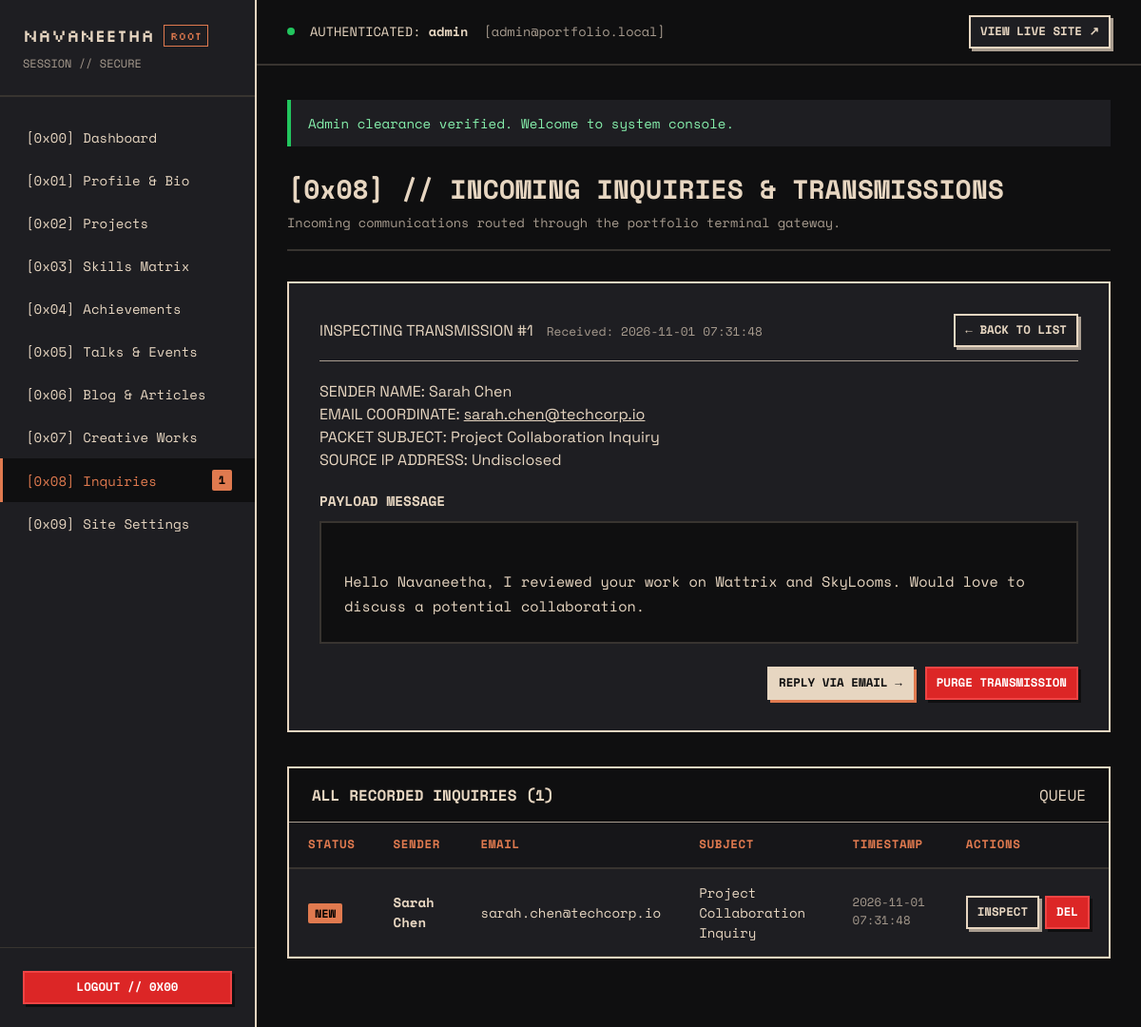
The app's page /admin/messages.php?action=view&id=1 (signed in) with its own data.
### tables this page shows
CREATE TABLE IF NOT EXISTS `contact_submissions` (
    `id` INT UNSIGNED AUTO_INCREMENT PRIMARY KEY,
    `name` VARCHAR(100) NOT NULL,
    `email` VARCHAR(150) NOT NULL,
    `subject` VARCHAR(255) NULL,
    `message` TEXT NOT NULL,
    `is_read` TINYINT(1) DEFAULT 0,
    `ip_address` VARCHAR(45) NULL,
    `created_at` TIMESTAMP DEFAULT CURRENT_TIMESTAMP,
    INDEX `idx_contact_read` (`is_read`),
    INDEX `idx_contact_created` (`created_at`)
);

### includes/db_queries.php (called while the page is built, shortened)
<?php
function get_contact_submissions_list(int $limit = 100): array {
    try {
        $db = get_db();
        $stmt = $db->prepare("SELECT * FROM contact_submissions ORDER BY created_at DESC LIMIT :lim");
        $stmt->bindValue(':lim', $limit, PDO::PARAM_INT);
        $stmt->execute();
        return $stmt->fetchAll();
    } catch (PDOException $e) {
        return [];
    }
}
function get_contact_submission_by_id(int $id): ?array {
    try {
        $db = get_db();
        $stmt = $db->prepare("SELECT * FROM contact_submissions WHERE id = :id LIMIT 1");
        $stmt->execute([':id' => $id]);
        return $stmt->fetch() ?: null;
    } catch (PDOException $e) {
        return null;
    }
}
function get_unread_contacts_count(): int {
    try {
        $db = get_db();
        return (int) $db->query("SELECT COUNT(*) FROM contact_submissions WHERE is_read = 0")->fetchColumn();
    } catch (PDOException $e) {
        return 0;
    }
}

### includes/functions.php (called while the page is built, shortened)
<?php
function e(?string $value): string {
    return htmlspecialchars($value ?? '', ENT_QUOTES | ENT_SUBSTITUTE, 'UTF-8');
}
function csrf_token(): string {
    return $_SESSION['csrf_token'];
}

### admin/messages.php (the view, shortened to what this page needs)
<?php
require_once __DIR__ . '/includes/admin_header.php';
$action = $_GET['action'] ?? 'list';
$msgId = isset($_GET['id']) ? (int) $_GET['id'] : 0;
$viewMessage = null;
if ($action === 'view' && $msgId > 0) {
    $viewMessage = get_contact_submission_by_id($msgId);
}
$allMessages = get_contact_submissions_list(150);
?>
<div class="page-header">
    <div>
        <h1 class="page-title">[0x08] // INCOMING INQUIRIES &amp; TRANSMISSIONS</h1>
        <p style="font-family: var(--font-mono); font-size: 0.85rem; color: var(--clr-stone); margin-top: 4px;">
            Incoming communications routed through the portfolio terminal gateway.
        </p>
    </div>
</div>
<?php if ($viewMessage): ?>
    <div class="form-card cut-corner" style="margin-bottom: 36px;">
        <div style="display: flex; justify-content: space-between; align-items: center; border-bottom: 1px solid var(--clr-stone); padding-bottom: 14px; margin-bottom: 20px;">
            <div>
                <span class="binary-tag accent">INSPECTING TRANSMISSION #<?= (int)$viewMessage['id'] ?></span>
                <span style="font-family: var(--font-mono); font-size: 0.8rem; color: var(--clr-stone); margin-left: 10px;">
                    Received: <?= e($viewMessage['created_at']) ?>
                </span>
            </div>
            <a href="/admin/messages.php" class="btn btn-secondary btn-sm">&larr; BACK TO LIST</a>
        </div>
        <div class="telemetry-feed" style="margin-bottom: 20px;">
            <div class="telemetry-row">
                <span class="key">SENDER NAME:</span>
                <span class="val"><?= e($viewMessage['name']) ?></span>
            </div>
            <div class="telemetry-row">
                <span class="key">EMAIL COORDINATE:</span>
                <span class="val"><a href="mailto:<?= e($viewMessage['email']) ?>" style="color: var(--clr-sand); text-decoration: underline;"><?= e($viewMessage['email']) ?></a></span>
            </div>
            <div class="telemetry-row">
                <span class="key">PACKET SUBJECT:</span>
                <span class="val"><?= e($viewMessage['subject'] ?: 'Direct Transmission') ?></span>
            </div>
            <div class="telemetry-row">
                <span class="key">SOURCE IP ADDRESS:</span>
                <span class="val"><?= e($viewMessage['ip_address'] ?? 'Undisclosed') ?></span>
            </div>
        </div>
        <h4 style="font-size: 0.9rem; color: var(--clr-sand); text-transform: uppercase; margin-bottom: 10px;">PAYLOAD MESSAGE</h4>
        <div style="background: var(--clr-coal); border: 2px solid var(--clr-stone-dark); padding: 24px; font-family: var(--font-mono); font-size: 0.95rem; line-height: 1.7; color: var(--clr-sand); white-space: pre-wrap; margin-bottom: 24px;">
<?= e($viewMessage['message']) ?>
        </div>
        <div style="display: flex; gap: 12px; justify-content: flex-end;">
            <a href="mailto:<?= e($viewMessage['email']) ?>?subject=Re: <?= urlencode($viewMessage['subject'] ?? 'Inquiry') ?>" class="btn btn-primary btn-sm">
                REPLY VIA EMAIL &rarr;
            </a>
            <a href="/admin/messages.php?action=delete&id=<?= (int)$viewMessage['id'] ?>&csrf=<?= e(csrf_token()) ?>"
               class="btn btn-danger btn-sm"
               data-confirm="Purge this transmission permanently?">
                PURGE TRANSMISSION
            </a>
        </div>
    </div>
<?php endif; ?>
<div class="table-card cut-corner">
    <div class="table-header">
        <span style="font-weight: bold; color: var(--clr-sand);">ALL RECORDED INQUIRIES (<?= count($allMessages) ?>)</span>
        <span class="binary-tag">QUEUE</span>
    </div>
    <?php if (empty($allMessages)): ?>
        <div style="padding: 40px; text-align: center; font-family: var(--font-mono); color: var(--clr-stone);">
            [0x00] // No transmissions logged. Queue is clear.
        </div>
    <?php else: ?>
        <table class="data-table">
            <thead>
                <tr>
                    <th style="width: 70px;">STATUS</th>
                    <th>SENDER</th>
                    <th>EMAIL</th>
                    <th>SUBJECT</th>
                    <th>TIMESTAMP</th>
                    <th>ACTIONS</th>
                </tr>
            </thead>
            <tbody>
                <?php foreach ($allMessages as $msg): ?>
                    <tr>
                        <td>
                            <?php if (!$msg['is_read']): ?>
                                <span class="badge-unread">NEW</span>
                            <?php else: ?>
                                <span style="color: var(--clr-stone); font-size: 0.75rem;">READ</span>
                            <?php endif; ?>
                        </td>
                        <td><strong><?= e($msg['name']) ?></strong></td>
                        <td><?= e($msg['email']) ?></td>
                        <td><?= e($msg['subject'] ?: 'Direct Inquiry') ?></td>
                        <td style="color: var(--clr-stone); font-size: 0.78rem;"><?= e($msg['created_at']) ?></td>
                        <td>
                            <div style="display: flex; gap: 6px;">
                                <a href="/admin/messages.php?action=view&id=<?= (int)$msg['id'] ?>" class="btn btn-secondary btn-sm">
                                    INSPECT
                                </a>
                                <a href="/admin/messages.php?action=delete&id=<?= (int)$msg['id'] ?>&csrf=<?= e(csrf_token()) ?>"
                                   class="btn btn-danger btn-sm"
                                   data-confirm="Delete message from <?= e($msg['name']) ?>?">
                                    DEL
                                </a>
                            </div>
                        </td>
                    </tr>
                <?php endforeach; ?>
            </tbody>
        </table>
    <?php endif; ?>
</div>
<?php require_once __DIR__ . '/includes/admin_footer.php'; ?>

### assets/css/admin.css (style rules this page uses)
:root { --clr-coal: #0F0F10; --clr-graphite: #1E1E22; --clr-sand: #E7D6C1; --clr-violet: #6E5A73; --clr-terracotta: #E07A4F; --clr-stone: #A89C8F; --clr-stone-dark: #383430; --font-mono: 'Space Mono', 'Courier New', monospace; --font-sans: 'Space Grotesk', -apple-system, BlinkMacSystemFont, sans-serif; --font-pixel: 'Silkscreen', 'Space Mono', monospace; --shadow-main: 5px 5px 0 var(--clr-terracotta); --shadow-soft: 4px 4px 0 var(--clr-coal); }
*, *::before, *::after { box-sizing: border-box; margin: 0; padding: 0; }
body { background-color: var(--clr-coal); color: var(--clr-sand); font-family: var(--font-sans); line-height: 1.5; min-height: 100vh; }
a { color: var(--clr-sand); text-decoration: none; }
.badge-unread { background: var(--clr-terracotta); color: #000; font-size: 0.75rem; font-weight: 700; padding: 2px 7px; border-radius: 2px; }
h1, h2, h3, h4 { font-family: var(--font-mono); color: var(--clr-sand); }
.page-header { display: flex; align-items: center; justify-content: space-between; margin-bottom: 32px; border-bottom: 2px solid var(--clr-stone-dark); padding-bottom: 18px; flex-wrap: wrap; gap: 16px; }
.page-title { font-size: 1.75rem; }
.table-card { background: var(--clr-graphite); border: 2px solid var(--clr-sand); box-shadow: 6px 6px 0 var(--clr-coal); margin-bottom: 36px; overflow: hidden; }
.table-header { background: var(--clr-coal); padding: 16px 24px; border-bottom: 1px solid var(--clr-stone); display: flex; justify-content: space-between; align-items: center; font-family: var(--font-mono); }
.data-table { width: 100%; border-collapse: collapse; font-family: var(--font-mono); font-size: 0.88rem; }
.data-table th { text-align: left; padding: 14px 20px; background: rgba(15, 15, 16, 0.5); border-bottom: 2px solid var(--clr-stone-dark); color: var(--clr-terracotta); text-transform: uppercase; letter-spacing: 0.05em; font-size: 0.78rem; }
.data-table td { padding: 14px 20px; border-bottom: 1px solid var(--clr-stone-dark); color: var(--clr-sand); vertical-align: middle; }
.form-card { background: var(--clr-graphite); border: 2px solid var(--clr-sand); box-shadow: 6px 6px 0 var(--clr-coal); padding: 32px; margin-bottom: 36px; }
.btn { display: inline-flex; align-items: center; gap: 8px; font-family: var(--font-mono); font-size: 0.85rem; font-weight: 700; text-transform: uppercase; padding: 10px 18px; cursor: pointer; border: 2px solid var(--clr-sand); transition: all 0.2s ease; user-select: none; }
.btn-primary { background: var(--clr-sand); color: var(--clr-coal); box-shadow: 3px 3px 0 var(--clr-terracotta); }
.btn-secondary { background: var(--clr-graphite); color: var(--clr-sand); box-shadow: 3px 3px 0 var(--clr-stone); }
.btn-danger { background: #DC2626; color: #fff; border-color: #EF4444; box-shadow: 3px 3px 0 var(--clr-coal); }
.btn-sm { padding: 6px 10px; font-size: 0.78rem; }

### records on screen
contact_submissions: id "1", created_at "2026-11-01 07:31:48", name "Sarah Chen", email "sarah.chen@techcorp.io", subject "Project Collaboration Inquiry", ip_address "Undisclosed", message "Hello Navaneetha, I reviewed your work on Wattrix and SkyLooms. Would love to discuss a potential collaboration.", is_read "NEW"

### other values on screen
$unreadCount "1"
$adminUser['username'] "admin"
$adminUser['email'] "admin@portfolio.local"
$flash['message'] "Admin clearance verified. Welcome to system console."
count($allMessages) "1"
